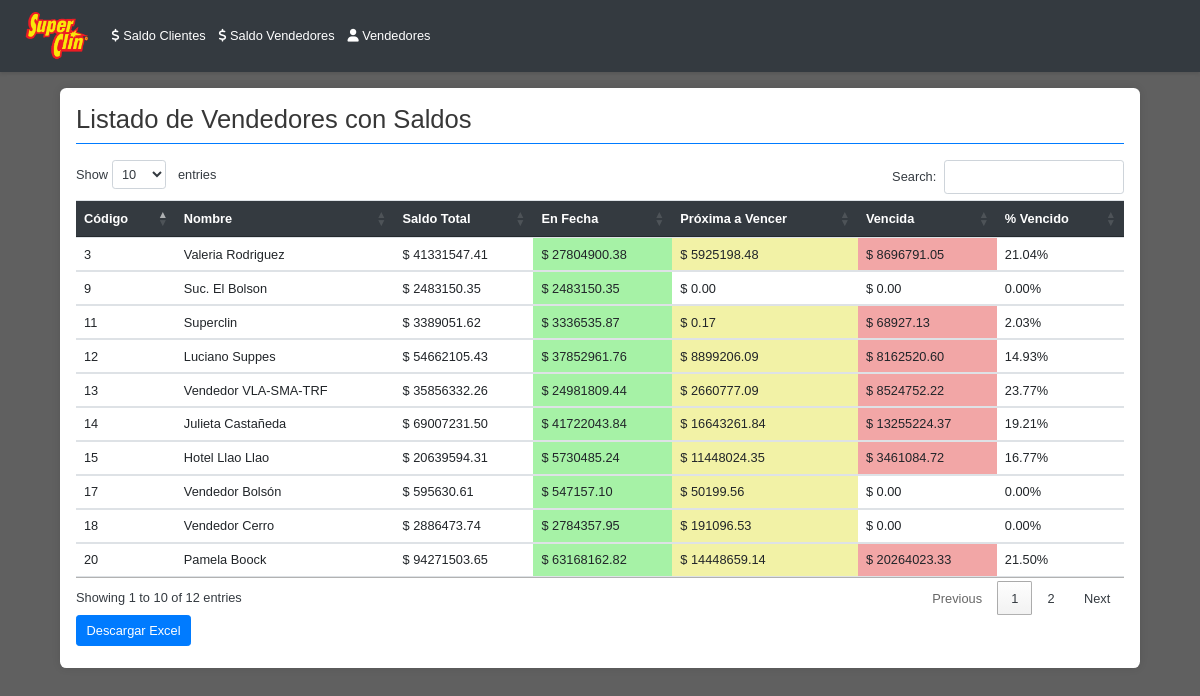
The app's page /vendedores_con_saldos with its own data.
### tables this page shows
CREATE TABLE vendedores (
            SalesEmployeeCode INTEGER PRIMARY KEY,
            SalesEmployeeName TEXT,
            Telephone TEXT,
            Mobile TEXT,
            Email TEXT
        );

### controllers.py (the view)
@routes_blueprint.route('/vendedores_con_saldos')
def vendedores_con_saldos_list():
    vendedores_con_saldos = get_data()[2]
    return render_template('vendedores_con_saldos.html', vendedores=vendedores_con_saldos)

### models.py (called while the page is built)
def obtener_conexion(db_path):
   conn = sqlite3.connect(db_path)
   conn.row_factory = sqlite3.Row
   return conn

### services.py (called while the page is built)
def get_data():
  db_path = Config.DATABASE_PATH
  return obtener_datos(db_path)

### utils.py (called while the page is built)
def format_number(value):
    if value is None:
       return ""
    try:
       return locale.format_string('%.2f', value, grouping=True)
    except ValueError:
        return str(value)

### templates/vendedores_con_saldos.html (shortened to what this page needs)
{% extends 'base.html' %}
{% block content %}
    <h2>Listado de Vendedores con Saldos</h2>
    <table id="vendedores-table" class="table">
        <thead>
            <tr>
                <th>Código</th>
                <th>Nombre</th>
                <th data-type="num-fmt">Saldo Total</th>
                <th data-type="num-fmt">En Fecha</th>
                <th data-type="num-fmt">Próxima a Vencer</th>
                <th data-type="num-fmt">Vencida</th>
                <th data-type="num-fmt">% Vencido</th>
            </tr>
        </thead>
        <tbody>
            {% for vendedor in vendedores %}
            <tr>
                <td>{{ vendedor.SalesEmployeeCode }}</td>
                <td>{{ vendedor.SalesEmployeeName }}</td>
                <td data-order="{{vendedor.total_saldo}}">$ {{ vendedor.total_saldo | format_number }}</td>
                <td data-order="{{ vendedor.saldos_por_categoria['En Fecha'] }}"
                     {% if vendedor.saldos_por_categoria['En Fecha'] > 0 %}
                       class="saldo-en-fecha"
                    {% endif %}>
                    $ {{ vendedor.saldos_por_categoria['En Fecha'] | format_number }}
                </td>
                 <td data-order="{{ vendedor.saldos_por_categoria['Proxima a Vencer'] }}"
                      {% if vendedor.saldos_por_categoria['Proxima a Vencer'] > 0 %}
                        class="saldo-proxima-vencer"
                    {% endif %}>
                     $ {{ vendedor.saldos_por_categoria['Proxima a Vencer'] | format_number }}
                </td>
                <td data-order="{{ vendedor.saldos_por_categoria['Vencida'] }}"
                    {% if vendedor.saldos_por_categoria['Vencida'] > 0 %}
                      class="saldo-vencida"
                    {% endif %}>
                     $ {{ vendedor.saldos_por_categoria['Vencida'] | format_number }}
                 </td>
                <td data-order="{{ vendedor.porcentaje_vencido }}">{{ vendedor.porcentaje_vencido | format_number }}%</td>
            </tr>
            {% endfor %}
        </tbody>
    </table>
    <button id="export-excel" class="btn btn-primary mb-2">Descargar Excel</button>
{% endblock %}
{% block scripts %}
<link rel="stylesheet" type="text/css" href="https://cdn.datatables.net/1.11.5/css/jquery.dataTables.css">
{% endblock %}

### static/style.css (style rules this page uses)
body { font-family: 'Arial', sans-serif; background-color: #606060; color: #343a40; padding-bottom: 20px; zoom: 80% }
h2 { color: #373737; border-bottom: 2px solid #007bff; padding-bottom: 10px; margin-bottom: 20px; }
.table { width: 100%; border-collapse: collapse; margin-bottom: 20px; }
.table thead th { background-color: #343a40; color: #ffffff; padding: 12px; text-align: left; border-bottom: 2px solid #495057; font-weight: bold; }
.table tbody td { padding: 10px; border-bottom: 1px solid #dee2e6; }
.saldo-en-fecha { background-color: #a6f2a6; }
.saldo-proxima-vencer { background-color: #f2f2a6; }
.saldo-vencida { background-color: #f2a6a6; }

### records on screen
vendedores: SalesEmployeeCode "3", SalesEmployeeName "Valeria Rodriguez", total_saldo "41331547.41", saldos_por_categoria "27804900.38", saldos_por_categoria "5925198.48", saldos_por_categoria.Vencida "8696791.05", porcentaje_vencido "21.04"
vendedores: SalesEmployeeCode "9", SalesEmployeeName "Suc. El Bolson", total_saldo "2483150.35", saldos_por_categoria "2483150.35", saldos_por_categoria "0.00", saldos_por_categoria.Vencida "0.00", porcentaje_vencido "0.00"
vendedores: SalesEmployeeCode "11", SalesEmployeeName "Superclin", total_saldo "3389051.62", saldos_por_categoria "3336535.87", saldos_por_categoria "0.17", saldos_por_categoria.Vencida "68927.13", porcentaje_vencido "2.03"
vendedores: SalesEmployeeCode "12", SalesEmployeeName "Luciano Suppes", total_saldo "54662105.43", saldos_por_categoria "37852961.76", saldos_por_categoria "8899206.09", saldos_por_categoria.Vencida "8162520.60", porcentaje_vencido "14.93"
vendedores: SalesEmployeeCode "13", SalesEmployeeName "Vendedor VLA-SMA-TRF", total_saldo "35856332.26", saldos_por_categoria "24981809.44", saldos_por_categoria "2660777.09", saldos_por_categoria.Vencida "8524752.22", porcentaje_vencido "23.77"
vendedores: SalesEmployeeCode "14", SalesEmployeeName "Julieta Castañeda", total_saldo "69007231.50", saldos_por_categoria "41722043.84", saldos_por_categoria "16643261.84", saldos_por_categoria.Vencida "13255224.37", porcentaje_vencido "19.21"
vendedores: SalesEmployeeCode "15", SalesEmployeeName "Hotel Llao Llao", total_saldo "20639594.31", saldos_por_categoria "5730485.24", saldos_por_categoria "11448024.35", saldos_por_categoria.Vencida "3461084.72", porcentaje_vencido "16.77"
vendedores: SalesEmployeeCode "17", SalesEmployeeName "Vendedor Bolsón", total_saldo "595630.61", saldos_por_categoria "547157.10", saldos_por_categoria "50199.56", saldos_por_categoria.Vencida "0.00", porcentaje_vencido "0.00"
vendedores: SalesEmployeeCode "18", SalesEmployeeName "Vendedor Cerro", total_saldo "2886473.74", saldos_por_categoria "2784357.95", saldos_por_categoria "191096.53", saldos_por_categoria.Vencida "0.00", porcentaje_vencido "0.00"
vendedores: SalesEmployeeCode "20", SalesEmployeeName "Pamela Boock", total_saldo "94271503.65", saldos_por_categoria "63168162.82", saldos_por_categoria "14448659.14", saldos_por_categoria.Vencida "20264023.33", porcentaje_vencido "21.50"
